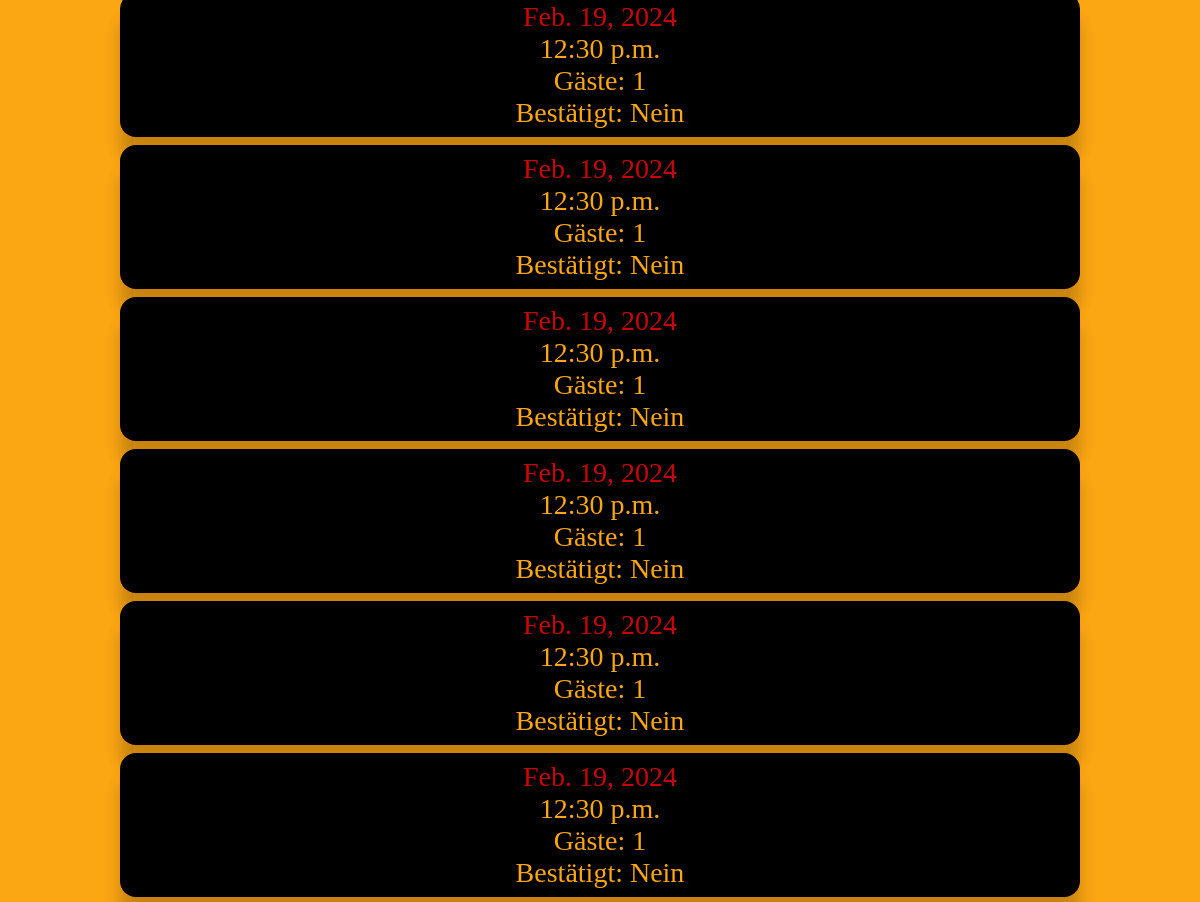
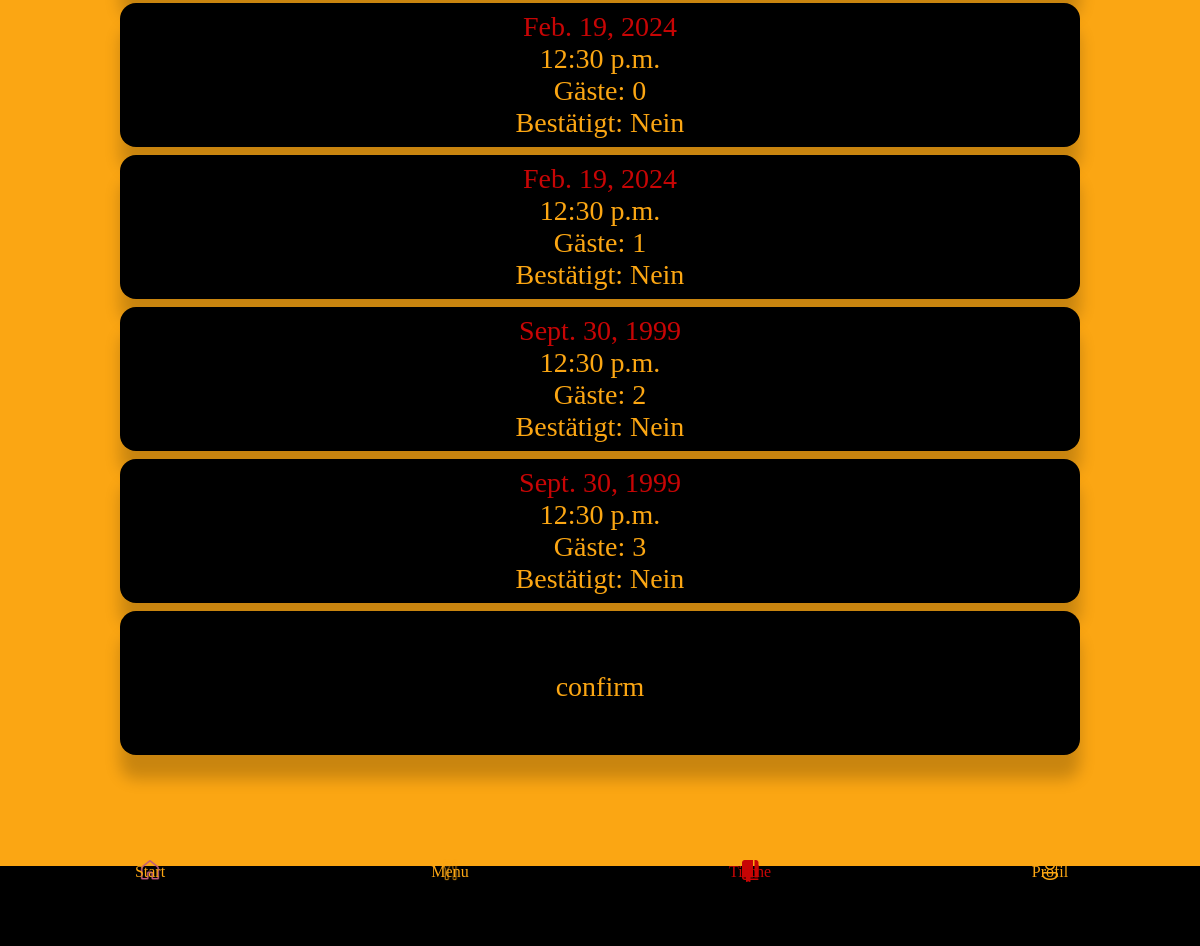
Page /orders_admin/ (signed in) on the earlier database version (2 pictures, top to bottom).
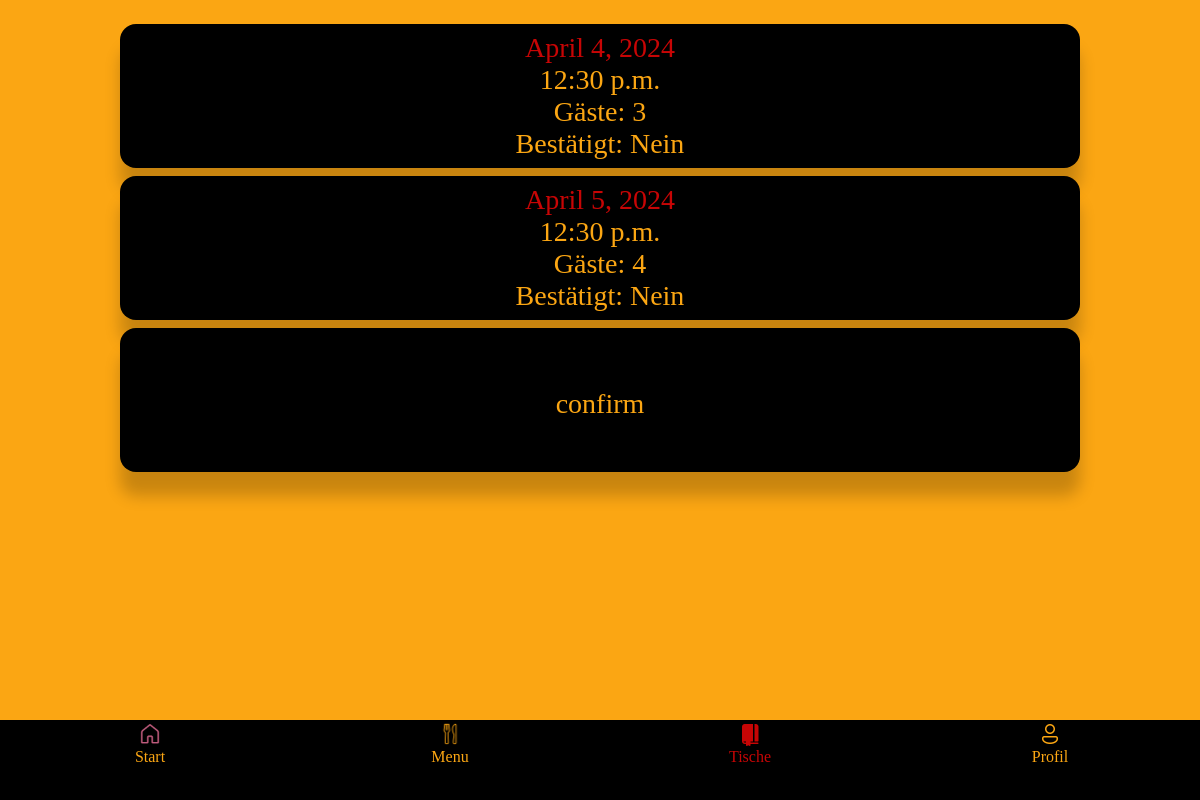
Same page on the later database version.
### reservation_app/models.py (models this page shows, shortened)
class Book(models.Model):
    user = models.ForeignKey(settings.AUTH_USER_MODEL, on_delete=models.CASCADE, default=1)
    last_name = models.CharField(default='', max_length=50)
    time = models.TimeField(default='12:30:00')
    date = models.DateField(default='2024-02-19')
    guests = models.IntegerField(default= '',null=False)
    confirmation= models.CharField(default='Nein', max_length=20)
    fcm_token = models.CharField(max_length=255, blank=True, null=True)
    phone     = models.CharField(max_length=30,blank=True,null=True)

### reservation_app/views.py (the view)
# urls.py: path('orders_admin/', views.orders_admin, name='orders_admin'),
def orders_admin(request):
    if request.user.is_superuser:
        user_orders = Book.objects.filter(confirmation='Nein')
        return render(request, 'orders_admin.html', {'user_orders': user_orders})
    else:
        return redirect('home')

### reservation_app/templates/orders_admin.html (shortened to what this page needs)
{% extends 'base.html' %}
{% block content %}
     {% if user.is_authenticated %}
     <div class="tables-container">
     {% for order in user_orders %}
     <div class="table_button"><label style="color:var(--red)">{{ order.date }} </label><br>{{ order.time }} <br> Gäste: {{ order.guests }} <br> Bestätigt: {{ order.confirmation }}<br><br></label>
     </div>
     {% endfor %}
     {% endif %}
    <a href="{% url 'confirm' %}">
      <button class="table_button">confirm</button>
      <br/>
<br/>
<br/>
<br/>
<br/>
<br/>
  </a>
</div>
     {% load static %}
<a href="{% url 'home' %}">
  <button class="tabbar home">
      <img src="{% static 'icons/home.png' %}">
      <br>
      Start
  </button>
</a>
<a href="{% url 'menu' %}">
  <button class="tabbar menu">
      <img src="{% static 'icons/menu.png' %}" >
      <br>
      Menu
  </button>
</a>
<a href="{% url 'user_orders' %}">
  <button class="tabbar mybook">
      <img src="{% static 'icons/tables_active.png' %}">
      <br>
      Tische
  </button>
</a>
{% if user.is_authenticated %}
<a href="{% url 'account' %}">
  <button class="tabbar login_user">
      <img src="{% static 'icons/account.png' %}">
      <br>
      Profil
  </button>
</a>
{% endif %}
{% endblock %}

### reservation_app/templates/base.html (shortened to what this page needs)
<!DOCTYPE html>
<html>
<head>
    {% load static %}
</head>
<body>
    <div class="content">
        {% block content %}{% endblock %}
    </div>
</body>
</html>

### reservation_app/templates/orders_admin.html (style rules this page uses)
.mybook { color:var(--active_button) }

Differences in the rows shown:
removed Book: date "Feb. 19, 2024", time "12:30 p.m.", guests "1", confirmation "Nein"
removed Book: date "Feb. 19, 2024", time "12:30 p.m.", guests "1", confirmation "Nein"
removed Book: date "Feb. 19, 2024", time "12:30 p.m.", guests "1", confirmation "Nein"
removed Book: date "Feb. 19, 2024", time "12:30 p.m.", guests "1", confirmation "Nein"
removed Book: date "Feb. 19, 2024", time "12:30 p.m.", guests "1", confirmation "Nein"
removed Book: date "Feb. 19, 2024", time "12:30 p.m.", guests "1", confirmation "Nein"
removed Book: date "Feb. 19, 2024", time "12:30 p.m.", guests "0", confirmation "Nein"
removed Book: date "Feb. 19, 2024", time "12:30 p.m.", guests "1", confirmation "Nein"
removed Book: date "Sept. 30, 1999", time "12:30 p.m.", guests "2", confirmation "Nein"
removed Book: date "Sept. 30, 1999", time "12:30 p.m.", guests "3", confirmation "Nein"
added Book: date "April 4, 2024", time "12:30 p.m.", guests "3", confirmation "Nein"
added Book: date "April 5, 2024", time "12:30 p.m.", guests "4", confirmation "Nein"
